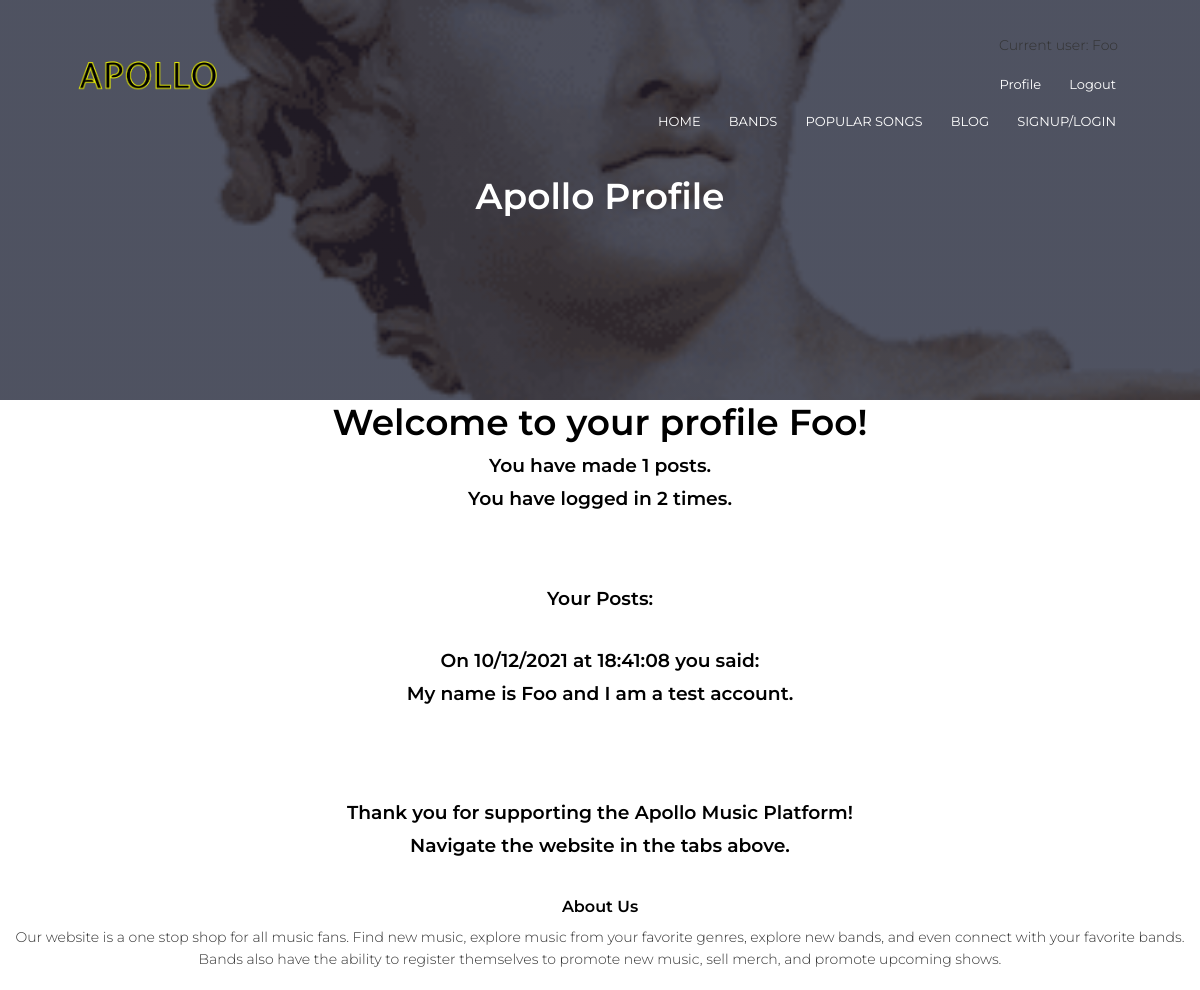
The app's page /profile (signed in) with its own data.
### models.py (models this page shows)
class User(UserMixin, db.Model):
    __tablename__ = 'user'
    id = db.Column(db.Integer, primary_key=True)
    email = db.Column(db.String(100), unique=True)
    password = db.Column(db.String(100))
    name = db.Column(db.String(100))
    account_type = db.Column(db.String(100))
    num_logins = db.Column(db.Integer)
    num_posts = db.Column(db.Integer)

class Blog(db.Model):
    __tablename__ = 'blog'
    id = db.Column(db.Integer, primary_key=True)
    user_id = db.Column(db.Integer)
    date = db.Column(db.String(100))
    time = db.Column(db.String(100))
    post = db.Column(db.String(300))

### main.py (the view)
@main.route('/profile')
def reg_profile():
    return render_template('profile.html', blog=Blog)

### __init__.py (called while the page is built)
def create_app():
    app = Flask(__name__)
    app.config['SECRET_KEY'] = 'secret-key-goes-here'
    app.config['SQLALCHEMY_DATABASE_URI'] = 'sqlite:///db.sqlite'
    db.init_app(app)
    from .auth import auth as auth_blueprint
    app.register_blueprint(auth_blueprint)
    from .main import main as main_blueprint
    app.register_blueprint(main_blueprint)
    login_manager = LoginManager()
    login_manager.login_view = 'auth.login'
    login_manager.init_app(app)
    from .models import User
    @login_manager.user_loader
    def load_user(id):
        if User.query.get(int(id)):
            return User.query.get(int(id))
    with app.app_context():
        db.create_all()
        db.session.commit()
    return app

### templates/profile.html (shortened to what this page needs)
{% extends "header.html" %}
	{% block title %} Apollo Profile {% endblock %}
{% block content %}
<section>
	{% if current_user.is_authenticated %}
		<h1 class="title" style="text-align: center"> Welcome to your profile {{ current_user.name }}!</h1>
		<h3>You have made {{ current_user.num_posts }} posts.</h3>
		<h3>You have logged in {{ current_user.num_logins }} times.</h3>
		<br><br><br>
		{% if current_user.num_posts > 0 %}
			<h3>Your Posts:</h3>
			<br>
			{% for post in blog.query.filter_by(user_id=current_user.id) %}
				<h3>On {{ post.date }} at {{ post.time }} you said:</h3>
				<h3>{{ post.post }}</h3>
				<br>
			{% endfor %}
		{% endif%}
		<br><br><br>
		<h3>Thank you for supporting the Apollo Music Platform!</h3>
		<h3>Navigate the website in the tabs above.</h3>
	{% endif %}
</section>
{% endblock %}

### templates/header.html (shortened to what this page needs)
<!DOCTYPE html>
<html>
<head>
    <link rel="stylesheet" href="https://stackpath.bootstrapcdn.com/font-awesome/4.7.0/css/font-awesome.min.css">
    <section class="sub-header">
        <nav>
            <a href="{{ url_for('main.index') }}"><img src="{{ url_for('static', filename='images/logo.png') }}" width="100" heigth="40" ></a>
            <div class="nav-links" id="navLinks">
            {% if current_user.is_authenticated %}
                <p>Current user: {{current_user.name }}</p>
                <ul>
                    <li><a href="{{ url_for('main.reg_profile') }}">Profile</a></li>
                    <li><a href="{{ url_for('auth.logout') }}">Logout</a></li>
                </ul>
            {% endif %}
                <ul>
                    <li><a href="{{ url_for('main.index') }}">HOME</a></li>
                    <li><a href="{{ url_for('main.bands') }}">BANDS</a></li>
                    <li><a href="{{ url_for('main.popular') }}">POPULAR SONGS</a></li>
                    <li><a href="{{ url_for('main.blog') }}">BLOG</a></li>
                    <li><a href="{{ url_for('main.singup_login_redir') }}">SIGNUP/LOGIN</a></li>
                </ul>
            </div>
        </nav>
        <h1>{% block title %} {% endblock %}</h1>
    </section>
</head>
<body>
    {% block content %} {% endblock %}
<section class="footer">
    <h4>About Us</h4>
    <p>Our website is a one stop shop for all music fans. Find new music, explore music from your favorite genres, explore new bands, and even connect with your favorite bands. Bands also have the ability to register themselves to promote new music, sell merch, and promote upcoming shows.</p>
</section>
</body>
    </html>

### records on screen
User: name "Foo", num_posts "1", num_logins "2"
Blog: date "10/12/2021", time "18:41:08", post "My name is Foo and I am a test account."
